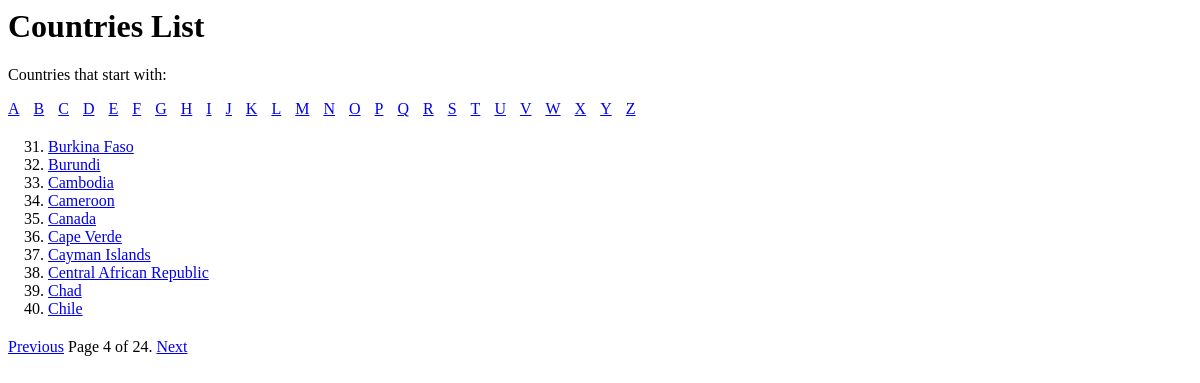
/countries_list?page=4, run on the app's committed database.
### countries/models.py (models this page shows)
class Country(models.Model):
    name = models.CharField(max_length=30)
    languages = models.ManyToManyField(Language, blank=True)
    def __str__(self):
        return self.name

### countries/views.py (the view)
# urls.py: path('countries_list', views.countries_list, name='countries_list'),
def countries_list(request):
    countries = Country.objects.all()
    per_page = 10
    paginator = Paginator(countries, per_page)
    page = request.GET.get('page')
    try:
        countries = paginator.page(page)
    except PageNotAnInteger:
        countries = paginator.page(1)
    except EmptyPage:
        countries = paginator.page(paginator.num_pages)
    context = {'countries': countries, 'page': page, 'alphabet': list(string.ascii_uppercase)}
    return render(request, 'countries/countries_list.html', context)

### countries/templates/countries/countries_list.html (shortened to what this page needs)
{% load static %}
<link rel="stylesheet" type="text/css" href="{% static 'css/style.css' %}">
<!DOCTYPE html>
<html lang="en">
<head>
</head>
<body>
<h1><a href="{% url 'index' %}">Countries List</a></h1>
    <p>Countries that start with:</p>
    <div class="alpha">
        <ul class="list-inline">
        {% for alpha in alphabet %}
            <li><a href="{% url 'countries_list_alpha' alpha %}">{{ alpha }}</a></li>
        {% endfor %}
        </ul>
    </div>
    <ol start="{{ countries.start_index }}">
        {% for country in countries %}
            <li><a href="{% url 'countries_languages' country %}"> {{ country.name }}</a></li>
        {% endfor %}
    </ol>
{% include "countries/pagination.html" with page=countries %}
</body>
</html>

### countries/static/css/style.css (style rules this page uses)
ol, ul { margin-top: 0; margin-bottom: 20px; }
.alpha { list-style: none; }
.list-inline { padding-left: 0; margin-left: -5px; list-style: none; }
.list-inline>li { display: inline-block; padding-right: 5px; padding-left: 5px; }
div { display: block; }
h1>a { text-decoration: none; color: #000; }

### data on the page
Country: name "Burkina Faso"
Country: name "Burundi"
Country: name "Cambodia"
Country: name "Cameroon"
Country: name "Canada"
Country: name "Cape Verde"
Country: name "Cayman Islands"
Country: name "Central African Republic"
Country: name "Chad"
Country: name "Chile"

### other printed values
{{ alpha }} "A" "B" "C" "D" "E" "F" "G" "H" "I" "J" "K" "L" "M" "N" "O" "P" "Q" "R" "S" "T" "U" "V" "W" "X" "Y" "Z"
{{ page.number }} "4"
{{ page.paginator.num_pages }} "24"
